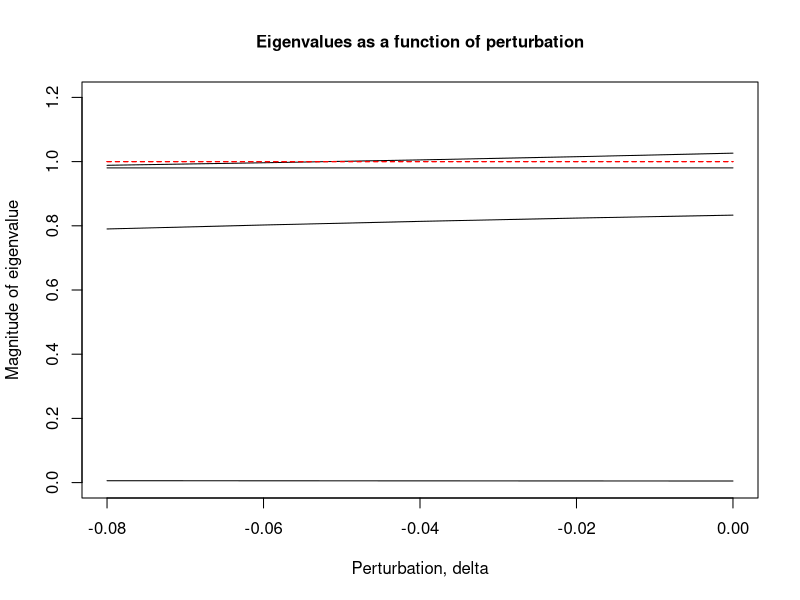

Reproduce this figure in R.
#========================
# Killer whale example
# Produces Fig 1 in paper
#========================

A = matrix( c(0, 0.0043, 0.1132, 0, 0.9975, 0.9111, 0, 0,
              0, 0.0736, 0.9534, 0, 0, 0, 0.0452, 0.9804), 
            nrow=4, ncol=4, byrow=TRUE)

n.states = dim(A)[1]
cat("\nKiller whale example\n")
cat("\nPopulation projection matrix\n")
print(A)

    # Eigenvalues
ev = eigen(A, symmetric=FALSE, only.values=TRUE)$values
lambda = max(ev)
cat("\nDominant eigenvalue = ", lambda, "\n")
cat("\nAll real eigenvalues: ", ev, "\n")

    # Set up the perturbation matrix
P = A - A
P[3,3] = 1
cat("\nPerturbation matrix is a multiple of \n\n")
print(P)

    # Perturbation graph
n.points = 5
delta.min = -0.08
delta.max = 0
eigvals = array(0, c(n.states, n.points))
delta = seq(delta.min, delta.max, length.out=n.points)

for (j in 1:n.points) {
    eigvals[,j] = eigen(A + delta[j]*P, symmetric=FALSE, 
                        only.values=TRUE)$values
}
plot(delta, eigvals[1,], type="l", ylim=c(0,1.2),
     main="Eigenvalues as a function of perturbation", cex.main=1, 
     xlab="Perturbation, delta", ylab="Magnitude of eigenvalue")


for (i in 2: n.states) {
    lines(delta, eigvals[i,])
lines(delta, rep(1,n.points), col="red", lty="dashed")
}

    # Sensitivity/elasticity
epsilon = c(0.1, 0.01, 0.001, 0.0001) / 10
sensitivity = numeric(length(epsilon))
for (j in 1:length(epsilon)) {
    v1 = max(eigen(A - epsilon[j]*P, symmetric=FALSE, 
             only.values=TRUE)$values)
    v2 = max(eigen(A + epsilon[j]*P, symmetric=FALSE, 
             only.values=TRUE)$values)
    sensitivity[j] = (v2-v1) / (2*epsilon[j])
}
elasticity = A[3,3] * sensitivity / lambda

cat("\nEstimates of sensitivity and elasticity
calculated by numerical differentiation\n\n")
print(cbind(epsilon, sensitivity, elasticity))

    # Find perturbation that gives lambda=1
stable <- function( tau) {
    max(eigen(A + tau*P, symmetric=FALSE, 
             only.values=TRUE)$values) - 1
}
stable.perturb = uniroot(stable, lower = -2, upper = 2)$root
cat("\nPerturbation that gives asymptotic growth rate = 1\n")
cat("delta = ", stable.perturb,"\n")


